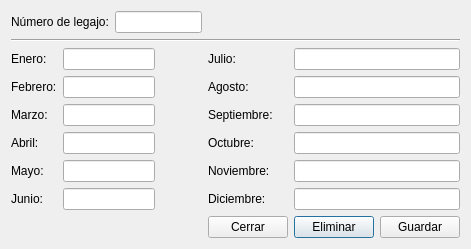
<?xml version="1.0" encoding="UTF-8"?>
<ui version="4.0">
 <class>frm_rembruta</class>
 <widget class="QDialog" name="frm_rembruta">
  <property name="geometry">
   <rect>
    <x>0</x>
    <y>0</y>
    <width>471</width>
    <height>242</height>
   </rect>
  </property>
  <property name="windowTitle">
   <string>Remuneración bruta</string>
  </property>
  <layout class="QVBoxLayout" name="verticalLayout">
   <item>
    <layout class="QGridLayout" name="gridLayout">
     <property name="sizeConstraint">
      <enum>QLayout::SetFixedSize</enum>
     </property>
     <item row="3" column="5" colspan="2">
      <widget class="QLineEdit" name="txt_agosto"/>
     </item>
     <item row="8" column="5">
      <widget class="QPushButton" name="btn_eliminar">
       <property name="text">
        <string>Eliminar</string>
       </property>
      </widget>
     </item>
     <item row="6" column="1" colspan="2">
      <widget class="QLineEdit" name="txt_mayo"/>
     </item>
     <item row="2" column="5" colspan="2">
      <widget class="QLineEdit" name="txt_julio"/>
     </item>
     <item row="8" column="6">
      <widget class="QPushButton" name="btn_guardar">
       <property name="text">
        <string>Guardar</string>
       </property>
      </widget>
     </item>
     <item row="5" column="1" colspan="2">
      <widget class="QLineEdit" name="txt_abril"/>
     </item>
     <item row="1" column="0" colspan="7">
      <widget class="Line" name="line">
       <property name="orientation">
        <enum>Qt::Horizontal</enum>
       </property>
      </widget>
     </item>
     <item row="4" column="0">
      <widget class="QLabel" name="lbl_3">
       <property name="text">
        <string>Marzo:</string>
       </property>
      </widget>
     </item>
     <item row="2" column="1" colspan="2">
      <widget class="QLineEdit" name="txt_enero"/>
     </item>
     <item row="3" column="1" colspan="2">
      <widget class="QLineEdit" name="txt_febrero"/>
     </item>
     <item row="2" column="0">
      <widget class="QLabel" name="lbl_1">
       <property name="text">
        <string>Enero:</string>
       </property>
      </widget>
     </item>
     <item row="3" column="4">
      <widget class="QLabel" name="lbl_8">
       <property name="text">
        <string>Agosto:</string>
       </property>
      </widget>
     </item>
     <item row="5" column="0">
      <widget class="QLabel" name="lbl_4">
       <property name="text">
        <string>Abril:</string>
       </property>
      </widget>
     </item>
     <item row="6" column="5" colspan="2">
      <widget class="QLineEdit" name="txt_noviembre"/>
     </item>
     <item row="0" column="0" colspan="2">
      <widget class="QLabel" name="lbl_0">
       <property name="text">
        <string>Número de legajo:</string>
       </property>
      </widget>
     </item>
     <item row="4" column="5" colspan="2">
      <widget class="QLineEdit" name="txt_septiembre"/>
     </item>
     <item row="7" column="1" colspan="2">
      <widget class="QLineEdit" name="lineEdit"/>
     </item>
     <item row="0" column="2" colspan="2">
      <widget class="QLineEdit" name="txt_legajo"/>
     </item>
     <item row="3" column="0">
      <widget class="QLabel" name="lbl_2">
       <property name="text">
        <string>Febrero:</string>
       </property>
      </widget>
     </item>
     <item row="7" column="0">
      <widget class="QLabel" name="lbl_6">
       <property name="text">
        <string>Junio:</string>
       </property>
      </widget>
     </item>
     <item row="2" column="4">
      <widget class="QLabel" name="lbl_7">
       <property name="text">
        <string>Julio:</string>
       </property>
      </widget>
     </item>
     <item row="5" column="5" colspan="2">
      <widget class="QLineEdit" name="txt_octubre"/>
     </item>
     <item row="6" column="0">
      <widget class="QLabel" name="lbl_5">
       <property name="text">
        <string>Mayo:</string>
       </property>
      </widget>
     </item>
     <item row="4" column="1" colspan="2">
      <widget class="QLineEdit" name="txt_marzo"/>
     </item>
     <item row="7" column="5" colspan="2">
      <widget class="QLineEdit" name="txt_diciembre"/>
     </item>
     <item row="4" column="4">
      <widget class="QLabel" name="lbl_9">
       <property name="text">
        <string>Septiembre:</string>
       </property>
      </widget>
     </item>
     <item row="5" column="4">
      <widget class="QLabel" name="lbl_10">
       <property name="text">
        <string>Octubre:</string>
       </property>
      </widget>
     </item>
     <item row="6" column="4">
      <widget class="QLabel" name="lbl_11">
       <property name="text">
        <string>Noviembre:</string>
       </property>
      </widget>
     </item>
     <item row="7" column="4">
      <widget class="QLabel" name="lbl_12">
       <property name="text">
        <string>Diciembre:</string>
       </property>
      </widget>
     </item>
     <item row="8" column="4">
      <widget class="QPushButton" name="btn_cerrar">
       <property name="text">
        <string>Cerrar</string>
       </property>
      </widget>
     </item>
    </layout>
   </item>
  </layout>
 </widget>
 <resources/>
 <connections/>
</ui>
